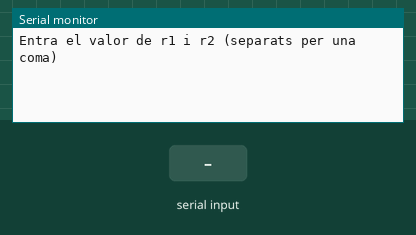
Recording of a sketch running on a simulated Arduino Uno, built with avr-gcc and run on an emulated ATmega328P. On the bench: the last lines printed to the serial monitor. Inputs (shaded band) come from the test bench.

Above: at 1.2 s.
1.3 s: "90,45\n" received over Serial
At 2.0 s:
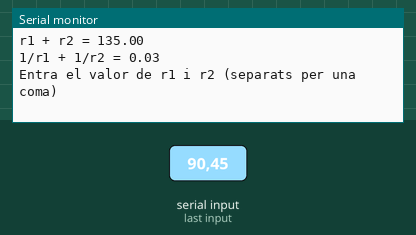
2.8 s: "30,150\n" received over Serial
At 3.2 s:
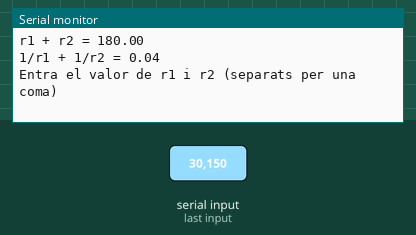

The sketch:

LL2.PLANTILLA.ino
```cpp
/*************************************************************************************************
**                                                                                              **
**                              Descripció del programa                                         **
**                                                                                              **
*************************************************************************************************/

//******  Includes  ******************************************************************************
//******  Variables   ****************************************************************************

float r1, r2;             // variables for the R's
float rSerie, rParalel;   // variables for the results

//******  Setup  *********************************************************************************

void setup(){
  Serial.begin(9600);        // initialize serial
  Serial.println("Entra el valor de r1 i r2 (separats per una coma)");

}

//******  Loop  **********************************************************************************

void loop (){
  while (Serial.available() > 0) {  // if there's any serial available, read it
    r1 = Serial.parseInt();// look for valid int the incoming serial stream

    r2 = Serial.parseInt();

    if (Serial.read() == '\n') { //look for newline. Is the end of your sentence

    Serial.print ( "r1 + r2 = " );
    Serial.println ( r1 + r2 );
    Serial.print ( "1/r1 + 1/r2 = ");
    Serial.println ( 1/r1 + 1/r2 );
    Serial.println ();
    Serial.println("Entra el valor de r1 i r2 (separats per una coma)");


    }
  }
}
```

Measured:
- after the input at 1.3 s, the serial monitor: prints a new line at once (image 1)
- after the input at 2.8 s, the serial monitor: prints a new line at once (image 2)
